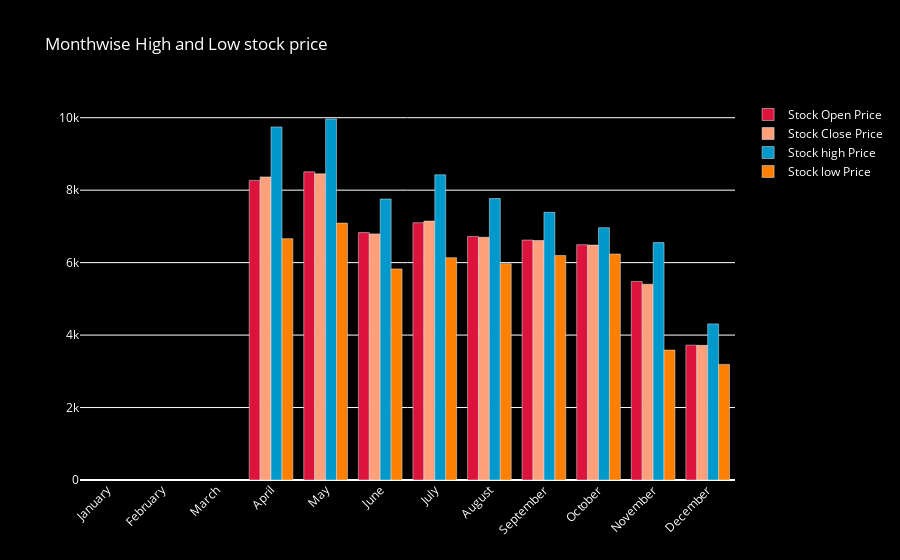

Notebook cell for this chart:
### Code cell
y_2018.groupby(y_2018['Date'].dt.strftime('%B'))['Low'].min()
monthvise_high = y_2018.groupby(maindf['Date'].dt.strftime('%B'))['High'].max()
monthvise_high = monthvise_high.reindex(new_order, axis=0)

monthvise_low = y_2018.groupby(y_2018['Date'].dt.strftime('%B'))['Low'].min()
monthvise_low = monthvise_low.reindex(new_order, axis=0)

fig.update_layout({
    'plot_bgcolor': 'black',
    'paper_bgcolor': 'black'
})
fig.add_trace(go.Bar(
    x=monthvise_high.index,
    y=monthvise_high,
    name='Stock high Price',
    marker_color='rgb(0, 153, 204)'
))
fig.add_trace(go.Bar(
    x=monthvise_low.index,
    y=monthvise_low,
    name='Stock low Price',
    marker_color='rgb(255, 128, 0)'
))

fig.update_layout(barmode='group', 
                  title=' Monthwise High and Low stock price',
                  font = dict(color = 'white'))
fig.show()

### Figure 1 — Plotly figure (JSON) as saved in the notebook; plotly's stock layout.template omitted (floating-point values rounded to 4 significant figures)
{"data": [{"marker": {"color": "crimson"}, "name": "Stock Open Price", "type": "bar", "x": ["January", "February", "March", "April", "May", "June", "July", "August", "September", "October", "November", "December"], "y": [null, null, null, 8270.0, 8505.0, 6829.0, 7101.0, 6724.0, 6623.0, 6494.0, 5482.0, 3722.0]}, {"marker": {"color": "lightsalmon"}, "name": "Stock Close Price", "type": "bar", "x": ["January", "February", "March", "April", "May", "June", "July", "August", "September", "October", "November", "December"], "y": [null, null, null, 8366.0, 8451.0, 6794.0, 7146.0, 6700.0, 6611.0, 6485.0, 5404.0, 3717.0]}, {"marker": {"color": "rgb(0, 153, 204)"}, "name": "Stock high Price", "type": "bar", "x": ["January", "February", "March", "April", "May", "June", "July", "August", "September", "October", "November", "December"], "y": [null, null, null, 9745.0, 9964.0, 7755.0, 8424.0, 7769.0, 7388.0, 6965.0, 6552.0, 4309.0]}, {"marker": {"color": "rgb(255, 128, 0)"}, "name": "Stock low Price", "type": "bar", "x": ["January", "February", "March", "April", "May", "June", "July", "August", "September", "October", "November", "December"], "y": [null, null, null, 6662.0, 7091.0, 5826.0, 6136.0, 5971.0, 6198.0, 6236.0, 3585.0, 3191.0]}], "layout": {"barmode": "group", "font": {"color": "white"}, "paper_bgcolor": "black", "plot_bgcolor": "black", "title": {"text": " Monthwise High and Low stock price"}, "xaxis": {"tickangle": -45}}}
